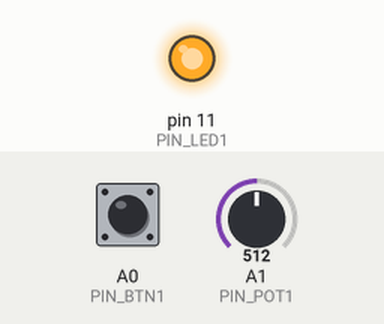
This sketch was run on a simulated Arduino Uno, built with avr-gcc and run on an emulated ATmega328P. On the bench: output pins drawn as LEDs (lit = HIGH). The inputs (shaded band) are chosen by the test bench; at power-on: A1 (PIN_POT1) = 512, A0 (PIN_BTN1) LOW.

Above: at 1.2 s.
1.3 s: A1 (PIN_POT1) set to 418
2.8 s: A1 (PIN_POT1) set to 393
At 4.0 s:
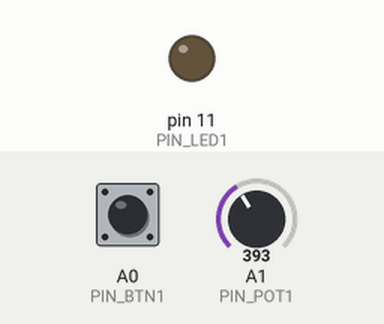
4.3 s: A1 (PIN_POT1) set to 410
At 4.9 s:
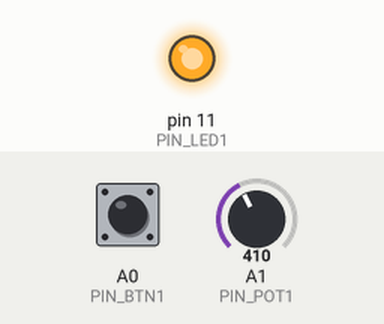
5.8 s: A1 (PIN_POT1) set to 390
At 6.4 s:
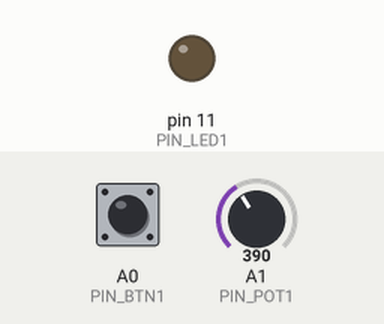
Timing chart, 0 to 8.3 s (numbered marks = the images above; inputs shaded):
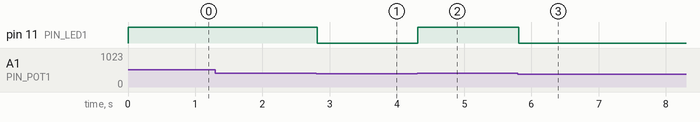

Measured:
- the behaviour switches between 401 and 400 on A1 (PIN_POT1) (found by bisection; images 0 and 1)
- after the input at 1.3 s, every drawn part: stays the same
- after the input at 2.8 s, pin 11 (PIN_LED1): HIGH → LOW at once
- after the input at 4.3 s, pin 11 (PIN_LED1): LOW → HIGH at once
- after the input at 5.8 s, pin 11 (PIN_LED1): HIGH → LOW at once

The sketch:

tutorial1.ino
```cpp
// hardware pins
static const int PIN_LED1 = 11;
static const int PIN_BTN1 = A0;
static const int PIN_POT1 = A1;


void setup() {
    // setup hardware pin modes
    pinMode(PIN_LED1, OUTPUT);
    pinMode(PIN_BTN1, INPUT);
    pinMode(PIN_POT1, INPUT);
}

void loop() {
    // read sensors values ..
    int btn1 = digitalRead(PIN_BTN1);
    int pot1 = analogRead(PIN_POT1);

    // .. and turn on/off LED based on button/analog values
    if (btn1 || pot1 > 400) {
        digitalWrite(PIN_LED1, HIGH);
    } else {
        digitalWrite(PIN_LED1, LOW);
    }

    // rate limiting
    delay(20);
}
```
